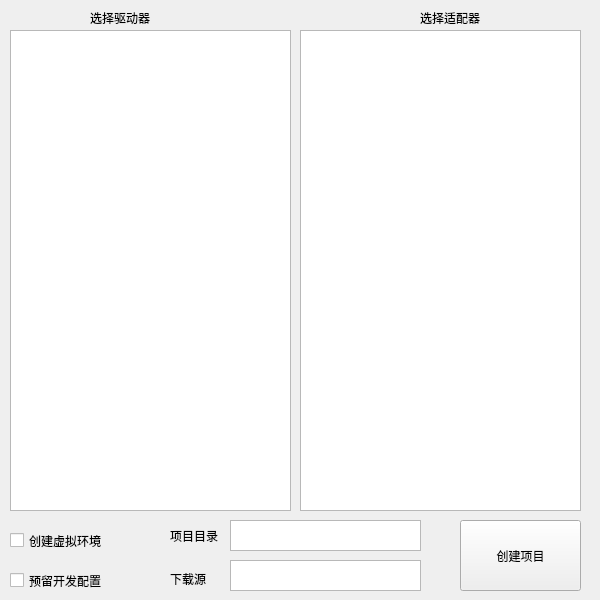
<?xml version="1.0" encoding="UTF-8"?>
<ui version="4.0">
 <class>NewProject</class>
 <widget class="QWidget" name="NewProject">
  <property name="geometry">
   <rect>
    <x>0</x>
    <y>0</y>
    <width>600</width>
    <height>600</height>
   </rect>
  </property>
  <property name="minimumSize">
   <size>
    <width>600</width>
    <height>600</height>
   </size>
  </property>
  <property name="maximumSize">
   <size>
    <width>600</width>
    <height>600</height>
   </size>
  </property>
  <property name="windowTitle">
   <string>Form</string>
  </property>
  <widget class="QListWidget" name="adapter_list">
   <property name="geometry">
    <rect>
     <x>10</x>
     <y>30</y>
     <width>281</width>
     <height>481</height>
    </rect>
   </property>
  </widget>
  <widget class="QLabel" name="drivertext">
   <property name="geometry">
    <rect>
     <x>90</x>
     <y>10</y>
     <width>71</width>
     <height>16</height>
    </rect>
   </property>
   <property name="text">
    <string>选择驱动器</string>
   </property>
  </widget>
  <widget class="QListWidget" name="listWidget_2">
   <property name="geometry">
    <rect>
     <x>300</x>
     <y>30</y>
     <width>281</width>
     <height>481</height>
    </rect>
   </property>
  </widget>
  <widget class="QLabel" name="adaptertext">
   <property name="geometry">
    <rect>
     <x>420</x>
     <y>10</y>
     <width>71</width>
     <height>16</height>
    </rect>
   </property>
   <property name="text">
    <string>选择适配器</string>
   </property>
  </widget>
  <widget class="QCheckBox" name="venv">
   <property name="geometry">
    <rect>
     <x>10</x>
     <y>530</y>
     <width>111</width>
     <height>21</height>
    </rect>
   </property>
   <property name="text">
    <string>创建虚拟环境</string>
   </property>
  </widget>
  <widget class="QCheckBox" name="dev">
   <property name="geometry">
    <rect>
     <x>10</x>
     <y>570</y>
     <width>101</width>
     <height>21</height>
    </rect>
   </property>
   <property name="text">
    <string>预留开发配置</string>
   </property>
  </widget>
  <widget class="QPlainTextEdit" name="projects_entry">
   <property name="geometry">
    <rect>
     <x>230</x>
     <y>520</y>
     <width>191</width>
     <height>31</height>
    </rect>
   </property>
  </widget>
  <widget class="QLabel" name="projectdir">
   <property name="geometry">
    <rect>
     <x>170</x>
     <y>520</y>
     <width>61</width>
     <height>31</height>
    </rect>
   </property>
   <property name="text">
    <string>项目目录</string>
   </property>
  </widget>
  <widget class="QLabel" name="sources">
   <property name="geometry">
    <rect>
     <x>170</x>
     <y>570</y>
     <width>58</width>
     <height>18</height>
    </rect>
   </property>
   <property name="text">
    <string>下载源</string>
   </property>
  </widget>
  <widget class="QPlainTextEdit" name="sources_entry">
   <property name="geometry">
    <rect>
     <x>230</x>
     <y>560</y>
     <width>191</width>
     <height>31</height>
    </rect>
   </property>
  </widget>
  <widget class="QPushButton" name="project_ok">
   <property name="geometry">
    <rect>
     <x>460</x>
     <y>520</y>
     <width>121</width>
     <height>71</height>
    </rect>
   </property>
   <property name="text">
    <string>创建项目</string>
   </property>
  </widget>
 </widget>
 <tabstops>
  <tabstop>adapter_list</tabstop>
  <tabstop>projects_entry</tabstop>
  <tabstop>sources_entry</tabstop>
  <tabstop>project_ok</tabstop>
  <tabstop>dev</tabstop>
  <tabstop>venv</tabstop>
  <tabstop>listWidget_2</tabstop>
 </tabstops>
 <resources/>
 <connections/>
</ui>
